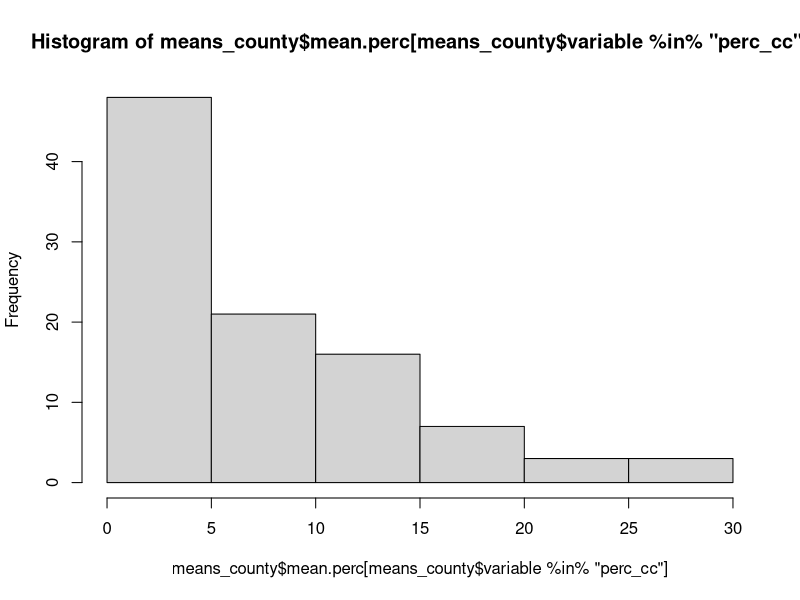
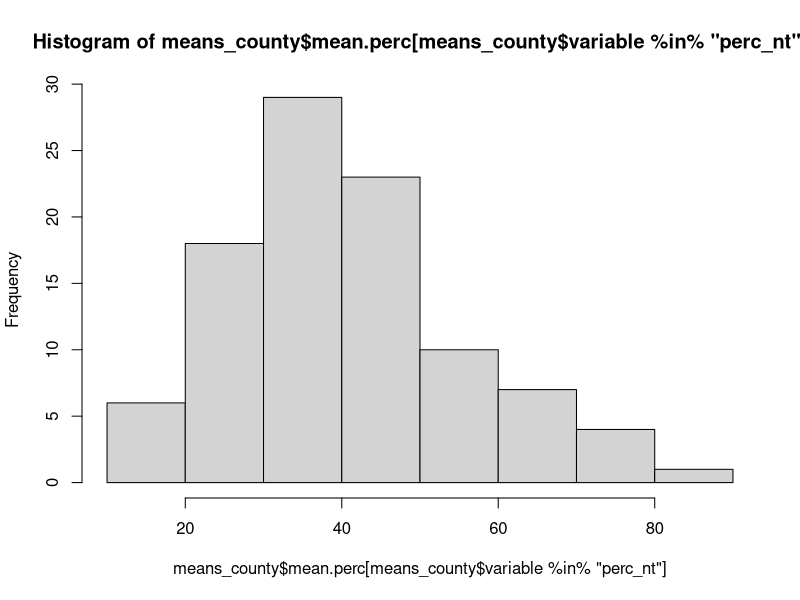
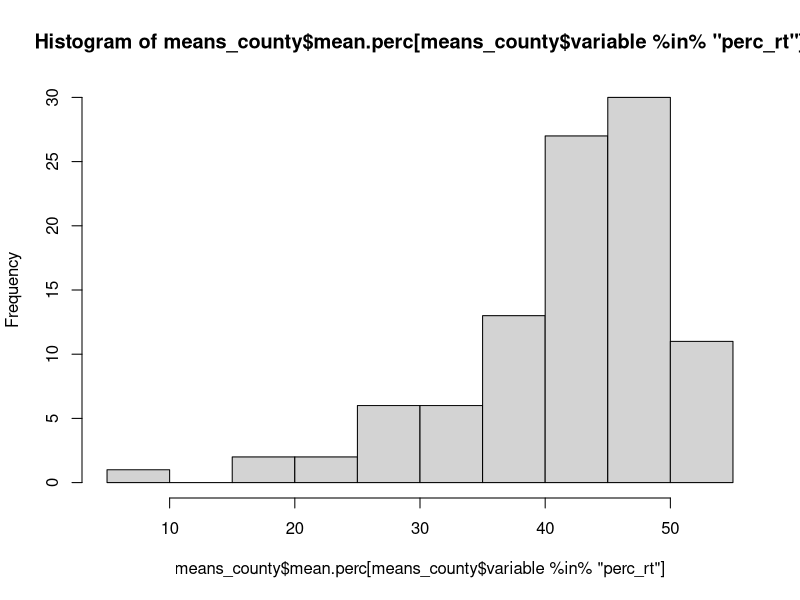
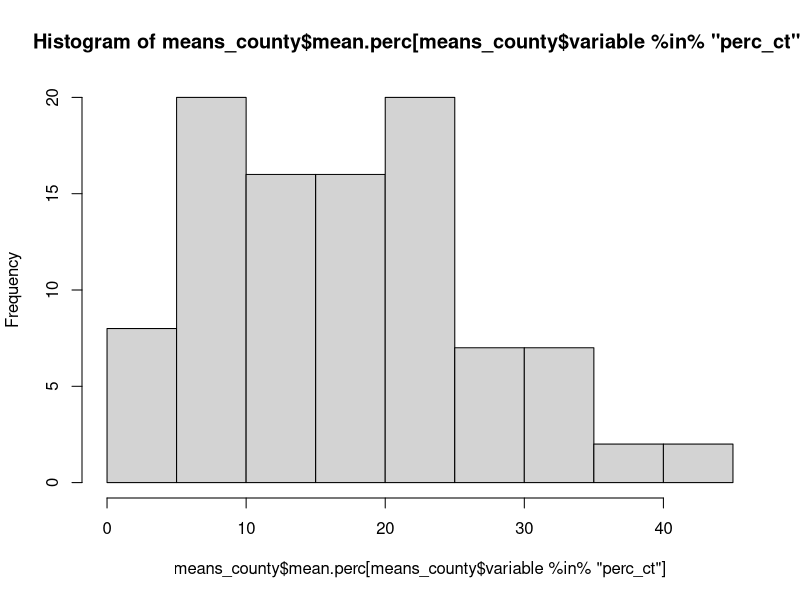
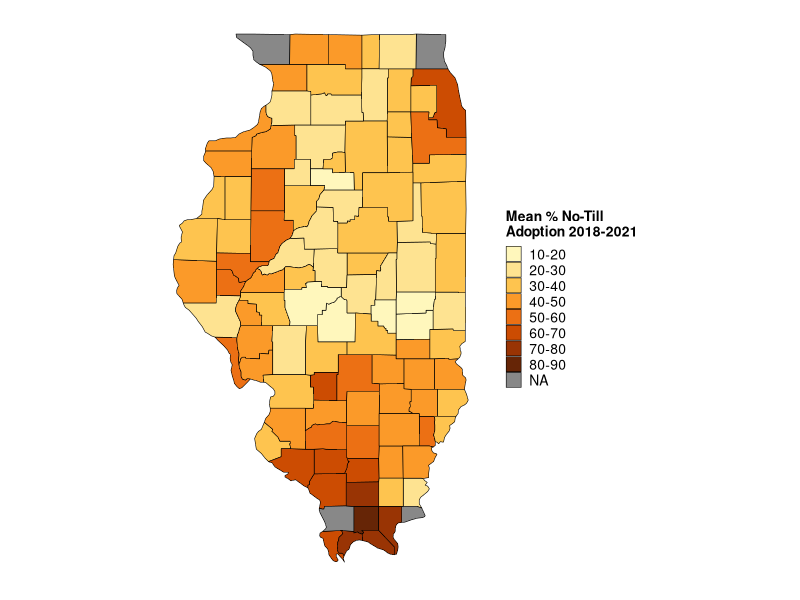
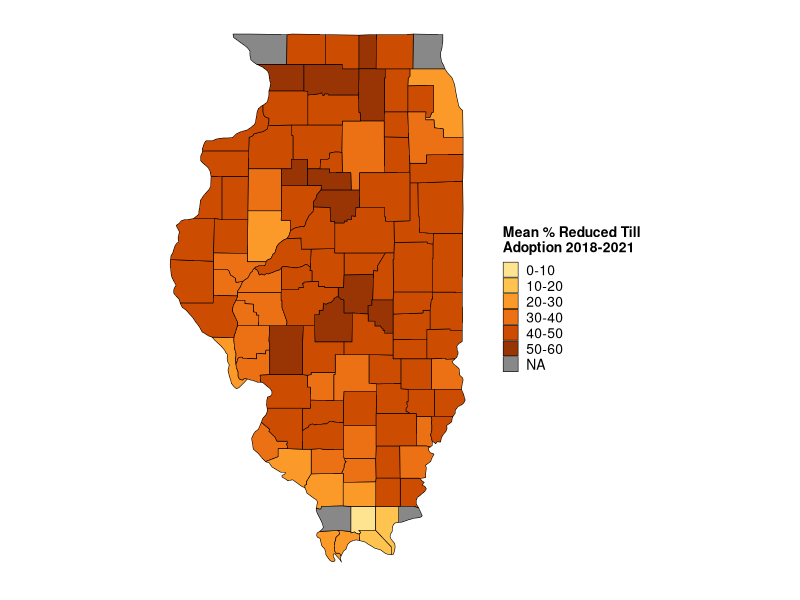
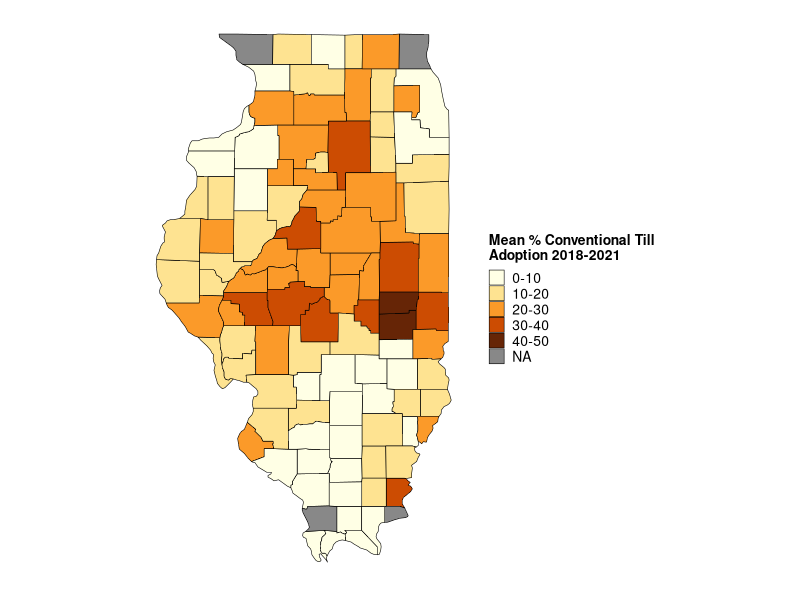
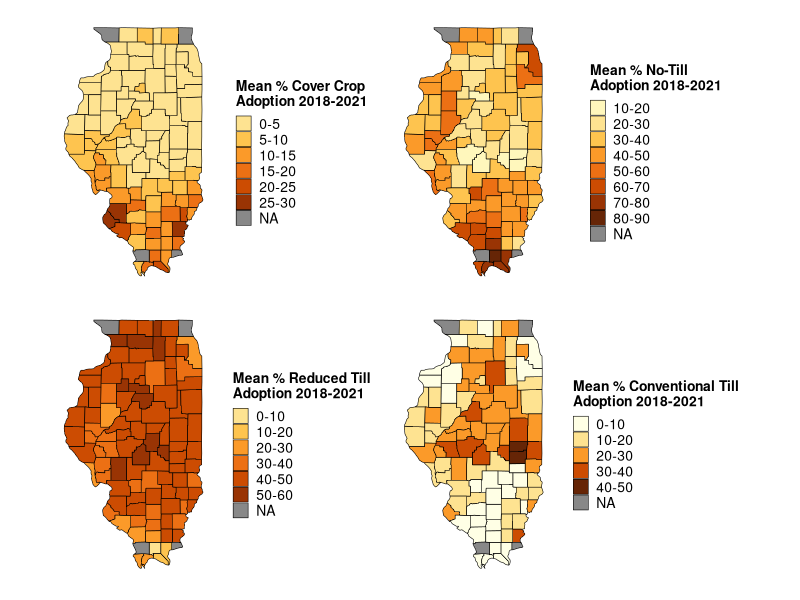

The R source for these figures, in order: (Note: this script raises an error after producing the figures.)
# This makes county heat maps for average % adoption 2018-2021 from OpTIS for 
# cover crops, no till, reduced till
# excludes counties whose harvested cropland acres in 2017 census is in the 
# lowest 10th percentile for the state and counties for which OpTIS evaluated
# < 50% of 2017 harvested cropland acres.See "OpTIS adoption rates IL.R" for details.
# 

library(tidyverse)
library(maps)
library(reshape2)
# install.packages("sf")
library(sf)
# library(gridExtra)  # for grid.arrange()
# install.packages("patchwork")
library(patchwork) # for plot_layout()

# based on https://stackoverflow.com/questions/51463037/plotting-a-heat-map-of-pennsylvania-counties-in-r

# load data created in "OpTIS adoption rates IL.R"
means_county <- read.csv("data/optis/means_county_il.csv")
# meansw <- dcast(means_county[,1:4], ...~variable, value.var = "mean.perc")

# unique(ill$subregion)
means_county <- means_county %>%
  arrange(county)
# unique(means_county$county) 

# get map data to match county names
means_county$county <- str_remove(means_county$county, " County")



# define colors for YlOrBr by Paul Tol https://personal.sron.nl/~pault/
# how many colors do we need? do they all work with 5?
hist(means_county$mean.perc[means_county$variable %in% "perc_cc"]) # 0-30
hist(means_county$mean.perc[means_county$variable %in% "perc_nt"]) # 10-80
hist(means_county$mean.perc[means_county$variable %in% "perc_rt"]) # 15-55
hist(means_county$mean.perc[means_county$variable %in% "perc_ct"]) # 0-50
pal5 <- c("#ffffe5", "#fee391", "#fb9a29", "#cc4c02", "#662506", "#888888")
pal6 <- c("#fee391", "#fec44f", "#fb9a29", "#ec7014", "#cc4c02", "#993404", "#888888")
pal7 <- c("#fff7bc", "#fee391", "#fec44f", "#fb9a29", "#ec7014", "#cc4c02", "#993404", "#888888")
pal8 <- c("#fff7bc", "#fee391", "#fec44f", "#fb9a29", "#ec7014", "#cc4c02", "#993404", "#662506", "#888888")


# divide percents into bins
# what's the max and min for each variable?
ranges <- do.call(data.frame, aggregate(means_county, mean.perc~variable, FUN=function (x) c(min=min(x), max=max(x))))
colnames(ranges)
# fn for rounding to the upper 5
round_any <- function(x, accuracy, f=round){f(x/accuracy)*accuracy}

ranges$min_bin <-round_any(ranges$mean.perc.min, 10, f=floor)
ranges$max_bin <-round_any(ranges$mean.perc.max, 10, f=ceiling)
ranges$bins <- c(5, 10, 10, 10)

means_county <- inner_join(means_county, ranges[,c(1,4:6)]) %>%
  mutate(binlo = round_any(mean.perc, bins, f=floor), 
         binhi = round_any(mean.perc, bins, f=ceiling),
         mybin = paste0(binlo, "-", binhi),
         bincheck = binhi-binlo # check to see if any bins are e.g., 18-18
  ) %>%
  arrange(variable, mean.perc)

# do any counties mybin = 0? (i.e. "18-18")
sum(means_county$bincheck==0) # should be 0

# cleanup
means_county <- means_county[,c(2,3,4,6,12)]

# add NA entries for each variable for the excluded counties so they fill gray in the maps

# Cook, DuPage, Hardin, Johnson, Pope, Jo Daviess, Union
county2 <- c("Cook", "DuPage", "Hardin", "Johnson", "Pope", "Jo Daviess", "Union", "Lake")
variable2 <- c(unique(means_county$variable))
variable3 <- rep(variable2, length(county2))
county2 <- sort(rep(county2, length(variable2))) 

dat_na <- data.frame(county=county2, variable=variable3)

means_county <- full_join(means_county, dat_na)

means_county$mybin <- ordered(means_county$mybin, levels=unique(means_county$mybin))

# get county spatial data
ill <- map_data("county", "Illinois", proj="mercator")

# get ready to join with means_county data
ill$subregion <- str_to_title(ill$subregion)
ill$subregion <- ifelse(ill$subregion %in% "De Kalb", "DeKalb", 
                        ifelse(ill$subregion %in% "De Witt", "DeWitt", 
                               ifelse(ill$subregion %in% "Du Page", "DuPage", 
                                      ifelse(ill$subregion %in% "La Salle", "LaSalle",
                                             ifelse(ill$subregion %in% "Mcdonough", "McDonough",
                                                    ifelse(ill$subregion %in% "Mchenry", "McHenry",
                                                           ifelse(ill$subregion %in% "Mclean", "McLean",
                                                                  ifelse(ill$subregion %in% "St Clair", "St. Clair", 
                                                                         ill$subregion))))))))



# join rates with spatial data:
ill <- left_join(ill, means_county, join_by(subregion==county), relationship="many-to-many")

rm(dat_na)


# make a map
# illsf <- st_as_sf(ill, coords=c("long", "lat"), crs=4326)


ditch_the_axes <- theme(
  axis.text = element_blank(),
  axis.line = element_blank(),
  axis.ticks = element_blank(),
  panel.border = element_blank(),
  panel.grid = element_blank(),
  axis.title = element_blank()
)



windows(xpinch=200, ypinch=200, width=5, height=5)

# plot for cover crops
pcc <- ggplot() +
  geom_polygon(data=ill[ill$variable %in% "perc_cc",],
               mapping=aes(x=long, y=lat, fill=mybin, group=subregion),
               color="black", size=0.2) +
 coord_sf(default_crs = sf::st_crs(4326)) +  # , # read x and y as latitude and longitude
  #          xlim = c(-92, -87), ylim=c(36.5, 43)) +
  scale_fill_manual(values=pal6,
                    na.value = "#888888",
                    name= "Mean % Cover Crop\nAdoption 2018-2021") +
  scale_color_manual(values=NA) +
  theme_bw() +
  ditch_the_axes +
  theme(legend.title=element_text(size=10, face="bold"),
        legend.text=element_text(size=10),
        legend.key.size=unit(0.4, "cm"))

pcc

ggsave("plots/county_heatmap_ILcc.png")





# plot for no-till
pnt <- ggplot() +
  geom_polygon(data=ill[ill$variable %in% "perc_nt",],
               mapping=aes(x=long, y=lat, fill=mybin, group=subregion),
               color="black", size=0.2) +
  coord_sf(default_crs = sf::st_crs(4326)) +  # , # read x and y as latitude and longitude
  #          xlim = c(-92, -87), ylim=c(36.5, 43)) +
  scale_fill_manual(values=pal8,
                    na.value = "#888888",
                    name= "Mean % No-Till\nAdoption 2018-2021") +
  scale_color_manual(values=NA) +
  theme_bw() +
  ditch_the_axes +
  theme(legend.title=element_text(size=10, face="bold"),
        legend.text=element_text(size=10),
        legend.key.size=unit(0.4, "cm"))

pnt

ggsave("plots/county_heatmap_ILnt.png")




# plot for reduced-till
prt <- ggplot() +
  geom_polygon(data=ill[ill$variable %in% "perc_rt",],
               mapping=aes(x=long, y=lat, fill=mybin, group=subregion),
               color="black", size=0.2) +
  coord_sf(default_crs = sf::st_crs(4326)) +  # , # read x and y as latitude and longitude
  #          xlim = c(-92, -87), ylim=c(36.5, 43)) +
  scale_fill_manual(values=pal6,
                    na.value = "#888888",
                    name= "Mean % Reduced Till\nAdoption 2018-2021") +
  scale_color_manual(values=NA) +
  theme_bw() +
  ditch_the_axes +
  theme(legend.title=element_text(size=10, face="bold"),
        legend.text=element_text(size=10),
        legend.key.size=unit(0.4, "cm"))

prt

ggsave("plots/county_heatmap_ILrt.png")



# plot for conventional-till
pct <- ggplot() +
  geom_polygon(data=ill[ill$variable %in% "perc_ct",],
               mapping=aes(x=long, y=lat, fill=mybin, group=subregion),
               color="black", size=0.2) +
  coord_sf(default_crs = sf::st_crs(4326)) +  # , # read x and y as latitude and longitude
  #          xlim = c(-92, -87), ylim=c(36.5, 43)) +
  scale_fill_manual(values=pal5,
                    na.value = "#888888",
                    name= "Mean % Conventional Till\nAdoption 2018-2021")+
  scale_color_manual(values=NA) +
  theme_bw() +
  ditch_the_axes +
  theme(legend.title=element_text(size=10, face="bold"),
        legend.text=element_text(size=10),
        legend.key.size=unit(0.4, "cm"))


pct

ggsave("plots/county_heatmap_ILct.png")



# plot all 4 plots at once

# grid.arrange(pcc, pnt, prt, pct, nrow=2) # plot sizes vary because legend titles are different widths

pcc + pnt + prt + pct + plot_layout(ncol=2)
ggsave("plots/county_heatmap_ILall4.png")



# INCOMPLETE
# add rivers (following https://milospopovic.net/map-rivers-with-sf-and-ggplot2-in-r/)

filenames <- list.files("data/gis/NHD_H_Illinois_State_Shape_NAD83/Shape", pattern="*.shp", full.names=T)
## left off here trying to understand which file to use
## check out https://pubs.er.usgs.gov/publication/ofr20191096
## might also search for mapping NHD in R 

riv_list <- lapply(filenames, st_read)  
il_riv <- riv_list[[1]] |>
  sf::st_cast("MULTILINESTRING")

il_map + 
  ggplot() +
  geom_sf(data=il_riv, aes(x=geometry$X, y=geometry$Y), color="midnightblue", lwd=1) +
  coord_sf(default_crs = sf::st_crs(4326))
